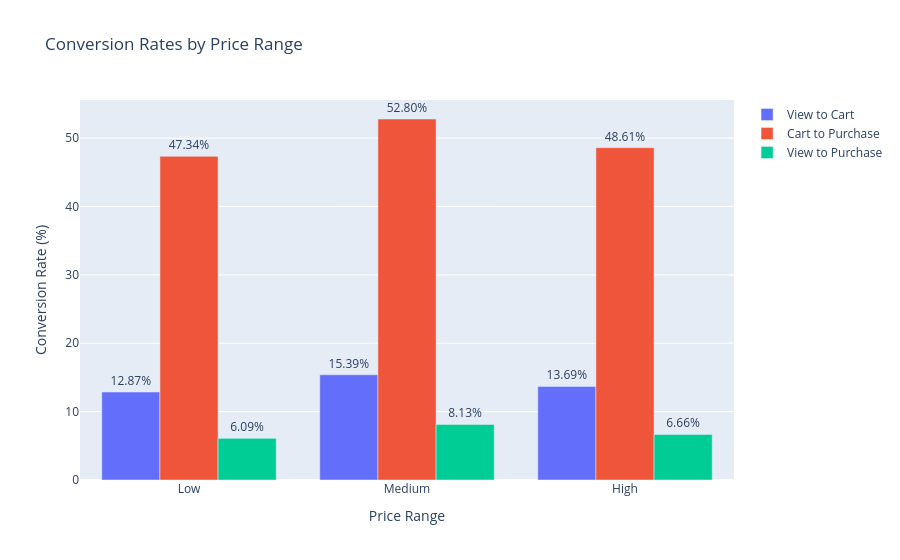

The notebook cell saved with this chart:
### Markdown cell above
To visualize the results, we will use a grouped bar chart instead of a funnel chart. This will allow for a clearer comparison of their magnitudes and proportions.

### Code cell
import plotly.graph_objects as go

fig = go.Figure(data=[
    go.Bar(name='View to Cart', x = df_funnel_price["price_range"], y = df_funnel_price["Cart_Rates"]),
    go.Bar(name='Cart to Purchase', x = df_funnel_price["price_range"], y = df_funnel_price["Purchase_Rates"]),
    go.Bar(name='View to Purchase', x = df_funnel_price["price_range"], y = df_funnel_price["Overall_Conversion_Rate"]),
])
fig.update_layout(barmode='group', title_text="Conversion Rates by Price Range",     
    xaxis={
        'title': {
            'text': 'Price Range'
        }
    },
    yaxis={
        'title': {
            'text': 'Conversion Rate (%)'
        }
    },)
fig.update_traces(textfont_size=12, textangle=0, textposition="outside", cliponaxis=False,
                texttemplate="%{y:.2f}"+'%')
fig.show()

### Figure 1 — Plotly figure (JSON) as saved in the notebook; plotly's stock layout.template omitted (floating-point values rounded to 4 significant figures)
{"data": [{"cliponaxis": false, "name": "View to Cart", "textangle": 0, "textfont": {"size": 12}, "textposition": "outside", "texttemplate": "%{y:.2f}%", "type": "bar", "x": ["Low", "Medium", "High"], "y": [12.87, 15.39, 13.69]}, {"cliponaxis": false, "name": "Cart to Purchase", "textangle": 0, "textfont": {"size": 12}, "textposition": "outside", "texttemplate": "%{y:.2f}%", "type": "bar", "x": ["Low", "Medium", "High"], "y": [47.34, 52.8, 48.61]}, {"cliponaxis": false, "name": "View to Purchase", "textangle": 0, "textfont": {"size": 12}, "textposition": "outside", "texttemplate": "%{y:.2f}%", "type": "bar", "x": ["Low", "Medium", "High"], "y": [6.09, 8.13, 6.66]}], "layout": {"barmode": "group", "title": {"text": "Conversion Rates by Price Range"}, "xaxis": {"title": {"text": "Price Range"}}, "yaxis": {"title": {"text": "Conversion Rate (%)"}}}}
